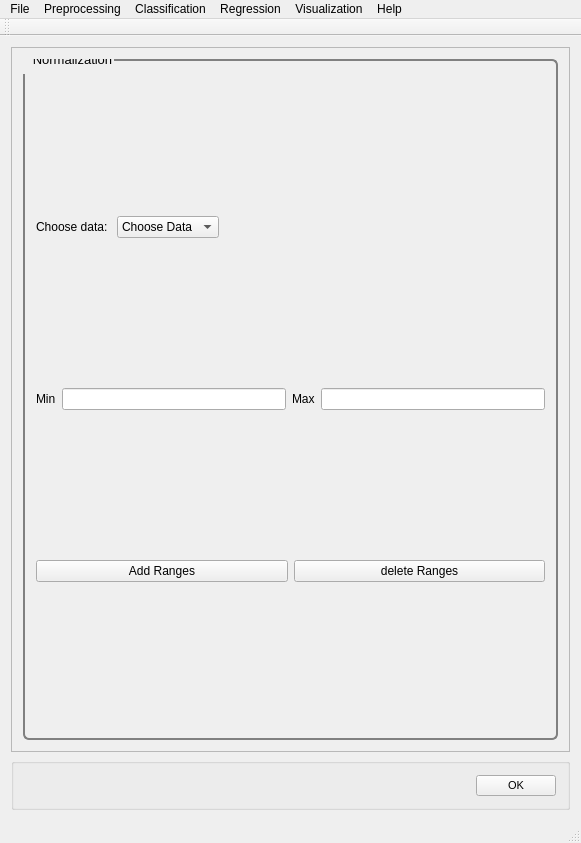
<?xml version="1.0" encoding="UTF-8"?>
<ui version="4.0">
 <class>MainWindow</class>
 <widget class="QMainWindow" name="MainWindow">
  <property name="geometry">
   <rect>
    <x>0</x>
    <y>0</y>
    <width>581</width>
    <height>843</height>
   </rect>
  </property>
  <property name="windowTitle">
   <string>PYSAT</string>
  </property>
  <widget class="QWidget" name="centralWidget">
   <layout class="QVBoxLayout" name="verticalLayout_9">
    <item>
     <widget class="QScrollArea" name="scrollArea">
      <property name="widgetResizable">
       <bool>true</bool>
      </property>
      <widget class="QWidget" name="scrollAreaWidgetContents_2">
       <property name="geometry">
        <rect>
         <x>0</x>
         <y>0</y>
         <width>561</width>
         <height>721</height>
        </rect>
       </property>
       <property name="font">
        <font>
         <pointsize>8</pointsize>
        </font>
       </property>
       <property name="styleSheet">
        <string notr="true">QGroupBox {
  border: 2px solid gray;
  border-radius: 6px;
  margin-top: 0.5em;
}

QGroupBox::title {

  padding-top: -14px;
  padding-left: 8px;
}
</string>
       </property>
       <layout class="QVBoxLayout" name="verticalLayout_8">
        <item>
         <widget class="QGroupBox" name="normalization">
          <property name="font">
           <font>
            <pointsize>10</pointsize>
           </font>
          </property>
          <property name="title">
           <string>Normalization</string>
          </property>
          <layout class="QVBoxLayout" name="verticalLayout">
           <item>
            <layout class="QHBoxLayout" name="choosedata_layout">
             <item>
              <widget class="QLabel" name="regression_choosedata_label">
               <property name="text">
                <string>Choose data: </string>
               </property>
              </widget>
             </item>
             <item>
              <widget class="QComboBox" name="regression_choosedata">
               <property name="iconSize">
                <size>
                 <width>50</width>
                 <height>20</height>
                </size>
               </property>
               <item>
                <property name="text">
                 <string>Choose Data</string>
                </property>
               </item>
               <item>
                <property name="text">
                 <string>Known Data</string>
                </property>
               </item>
              </widget>
             </item>
             <item>
              <spacer name="regression_choosedata_spacer">
               <property name="orientation">
                <enum>Qt::Horizontal</enum>
               </property>
               <property name="sizeHint" stdset="0">
                <size>
                 <width>40</width>
                 <height>20</height>
                </size>
               </property>
              </spacer>
             </item>
            </layout>
           </item>
           <item>
            <layout class="QVBoxLayout" name="all_ranges_layout">
             <item>
              <layout class="QHBoxLayout" name="ranges_layout">
               <item>
                <widget class="QLabel" name="min_label">
                 <property name="text">
                  <string>Min</string>
                 </property>
                </widget>
               </item>
               <item>
                <widget class="QLineEdit" name="min_lineEdit"/>
               </item>
               <item>
                <widget class="QLabel" name="max_label">
                 <property name="text">
                  <string>Max</string>
                 </property>
                </widget>
               </item>
               <item>
                <widget class="QLineEdit" name="max_lineEdit"/>
               </item>
              </layout>
             </item>
            </layout>
           </item>
           <item>
            <layout class="QHBoxLayout" name="min_max_horizontalLayout">
             <item>
              <widget class="QPushButton" name="add_ranges_button">
               <property name="text">
                <string>Add Ranges</string>
               </property>
              </widget>
             </item>
             <item>
              <widget class="QPushButton" name="add_ranges_button_2">
               <property name="text">
                <string>delete Ranges</string>
               </property>
              </widget>
             </item>
            </layout>
           </item>
          </layout>
         </widget>
        </item>
       </layout>
      </widget>
     </widget>
    </item>
    <item>
     <widget class="QGroupBox" name="OK">
      <layout class="QHBoxLayout" name="ok">
       <item>
        <spacer name="horizontalSpacer_5">
         <property name="orientation">
          <enum>Qt::Horizontal</enum>
         </property>
         <property name="sizeHint" stdset="0">
          <size>
           <width>40</width>
           <height>20</height>
          </size>
         </property>
        </spacer>
       </item>
       <item>
        <widget class="QPushButton" name="okButton">
         <property name="font">
          <font>
           <pointsize>8</pointsize>
          </font>
         </property>
         <property name="mouseTracking">
          <bool>false</bool>
         </property>
         <property name="text">
          <string>OK</string>
         </property>
        </widget>
       </item>
      </layout>
     </widget>
    </item>
   </layout>
  </widget>
  <widget class="QToolBar" name="mainToolBar">
   <attribute name="toolBarArea">
    <enum>TopToolBarArea</enum>
   </attribute>
   <attribute name="toolBarBreak">
    <bool>false</bool>
   </attribute>
  </widget>
  <widget class="QStatusBar" name="statusBar"/>
  <widget class="QMenuBar" name="menuBar">
   <property name="geometry">
    <rect>
     <x>0</x>
     <y>0</y>
     <width>581</width>
     <height>21</height>
    </rect>
   </property>
   <widget class="QMenu" name="menuFile">
    <property name="title">
     <string>File</string>
    </property>
    <addaction name="actionLoad_Refence_Data"/>
    <addaction name="actionLoad_Unknown_Data"/>
    <addaction name="actionSet_output_location"/>
    <addaction name="separator"/>
    <addaction name="actionSave_Current_Plots"/>
    <addaction name="actionSave_Current_Data"/>
    <addaction name="separator"/>
    <addaction name="actionCreate_New_Workflow"/>
    <addaction name="actionSave_Current_Workflow"/>
    <addaction name="separator"/>
    <addaction name="actionExit"/>
   </widget>
   <widget class="QMenu" name="menuPreprocessing">
    <property name="title">
     <string>Preprocessing</string>
    </property>
    <widget class="QMenu" name="menuBaseline_Removal">
     <property name="title">
      <string>Baseline Removal</string>
     </property>
     <addaction name="actionALS"/>
     <addaction name="actionDietrich"/>
     <addaction name="actionPolyFit"/>
     <addaction name="actionAirPLS"/>
     <addaction name="actionFABC"/>
     <addaction name="actionKK"/>
     <addaction name="actionMario"/>
     <addaction name="actionMedian"/>
     <addaction name="actionRubberband"/>
     <addaction name="actionUndecimated_Wavelet"/>
    </widget>
    <widget class="QMenu" name="menuCalibration_Transfer">
     <property name="title">
      <string>Calibration Transfer</string>
     </property>
     <addaction name="actionRatio"/>
     <addaction name="actionTommy_s_Methgod"/>
     <addaction name="actionPiecewise_Direct_Standardization"/>
     <addaction name="actionOthers_3"/>
    </widget>
    <addaction name="actionNormalization"/>
    <addaction name="actionNoise_Reduction"/>
    <addaction name="actionApply_Mask"/>
    <addaction name="actionInterpolate"/>
    <addaction name="actionInstrument_Response"/>
    <addaction name="menuBaseline_Removal"/>
    <addaction name="menuCalibration_Transfer"/>
    <addaction name="actionICA_2"/>
    <addaction name="actionPCA_2"/>
   </widget>
   <widget class="QMenu" name="menuRegression">
    <property name="title">
     <string>Regression</string>
    </property>
    <addaction name="actionCross_Validation"/>
    <addaction name="actionTrain"/>
    <addaction name="actionPredict"/>
    <addaction name="actionCreate_N_Folds"/>
    <addaction name="actionCreate_Test_Folds"/>
    <addaction name="actionSubmodel_Ranges"/>
   </widget>
   <widget class="QMenu" name="menuHelp">
    <property name="title">
     <string>Help</string>
    </property>
    <addaction name="actionIndex"/>
    <addaction name="actionContent_2"/>
    <addaction name="separator"/>
    <addaction name="actionAbout"/>
    <addaction name="actionAbout_QtCreator"/>
   </widget>
   <widget class="QMenu" name="menuClassification">
    <property name="title">
     <string>Classification</string>
    </property>
    <widget class="QMenu" name="menuSupervised">
     <property name="title">
      <string>Supervised</string>
     </property>
     <addaction name="actionPLS_DA"/>
     <addaction name="actionSIMCA"/>
    </widget>
    <widget class="QMenu" name="menuClustering">
     <property name="title">
      <string>Clustering</string>
     </property>
     <addaction name="actionK_means"/>
     <addaction name="actionHierarchical_2"/>
    </widget>
    <addaction name="menuSupervised"/>
    <addaction name="menuClustering"/>
   </widget>
   <widget class="QMenu" name="menuVisualization">
    <property name="title">
     <string>Visualization</string>
    </property>
    <addaction name="actionLine_Plot"/>
    <addaction name="action1_to_1_Plot"/>
    <addaction name="actionScatter_Plot"/>
   </widget>
   <addaction name="menuFile"/>
   <addaction name="menuPreprocessing"/>
   <addaction name="menuClassification"/>
   <addaction name="menuRegression"/>
   <addaction name="menuVisualization"/>
   <addaction name="menuHelp"/>
  </widget>
  <action name="actionLoad_Refence_Data">
   <property name="text">
    <string>Load Refence Data</string>
   </property>
  </action>
  <action name="actionLoad_Unknown_Data">
   <property name="text">
    <string>Load Unknown Data</string>
   </property>
  </action>
  <action name="actionSave_Current_Workflow">
   <property name="text">
    <string>Save Current Workflow</string>
   </property>
  </action>
  <action name="actionSave_Current_Plots">
   <property name="text">
    <string>Save Current Plots</string>
   </property>
  </action>
  <action name="actionSave_Current_Data">
   <property name="text">
    <string>Save Current Data</string>
   </property>
  </action>
  <action name="actionCreate_New_Workflow">
   <property name="text">
    <string>Create New Workflow</string>
   </property>
  </action>
  <action name="actionNoise_Reduction">
   <property name="text">
    <string>Noise Reduction</string>
   </property>
  </action>
  <action name="actionApply_Mask">
   <property name="text">
    <string>Apply Mask</string>
   </property>
  </action>
  <action name="actionInterpolate">
   <property name="text">
    <string>Interpolate (unknown to known)</string>
   </property>
  </action>
  <action name="actionInstrument_Response">
   <property name="text">
    <string>Instrument Response</string>
   </property>
  </action>
  <action name="actionALS">
   <property name="text">
    <string>ALS</string>
   </property>
  </action>
  <action name="actionDietrich">
   <property name="text">
    <string>Dietrich</string>
   </property>
  </action>
  <action name="actionPolyFit">
   <property name="text">
    <string>PolyFit</string>
   </property>
  </action>
  <action name="actionAirPLS">
   <property name="text">
    <string>AirPLS</string>
   </property>
  </action>
  <action name="actionFABC">
   <property name="text">
    <string>FABC</string>
   </property>
  </action>
  <action name="actionKK">
   <property name="text">
    <string>KK</string>
   </property>
  </action>
  <action name="actionMario">
   <property name="text">
    <string>Mario</string>
   </property>
  </action>
  <action name="actionMedian">
   <property name="text">
    <string>Median</string>
   </property>
  </action>
  <action name="actionRubberband">
   <property name="text">
    <string>Rubberband</string>
   </property>
  </action>
  <action name="actionUndecimated_Wavelet">
   <property name="text">
    <string>Undecimated Wavelet</string>
   </property>
  </action>
  <action name="actionRatio">
   <property name="text">
    <string>Ratio</string>
   </property>
  </action>
  <action name="actionTommy_s_Methgod">
   <property name="text">
    <string>Tommy's Method</string>
   </property>
  </action>
  <action name="actionPiecewise_Direct_Standardization">
   <property name="text">
    <string>Piecewise Direct Standardization</string>
   </property>
  </action>
  <action name="actionPCA">
   <property name="text">
    <string>PCA</string>
   </property>
  </action>
  <action name="actionICA">
   <property name="text">
    <string>ICA</string>
   </property>
  </action>
  <action name="actionK_Means">
   <property name="text">
    <string>K-Means</string>
   </property>
  </action>
  <action name="actionHierarchical">
   <property name="text">
    <string>Hierarchical</string>
   </property>
  </action>
  <action name="actionOthers">
   <property name="text">
    <string>Others...</string>
   </property>
  </action>
  <action name="actionOthers_2">
   <property name="text">
    <string>Others...</string>
   </property>
  </action>
  <action name="actionOthers_3">
   <property name="text">
    <string>Others...</string>
   </property>
  </action>
  <action name="actionPLS">
   <property name="text">
    <string>PLS</string>
   </property>
  </action>
  <action name="actionSM_PLS">
   <property name="text">
    <string>SM-PLS</string>
   </property>
  </action>
  <action name="actionICA_Regression">
   <property name="text">
    <string>ICA Regression</string>
   </property>
  </action>
  <action name="actionGaussian_Process">
   <property name="text">
    <string>Gaussian Process</string>
   </property>
  </action>
  <action name="actionMLP">
   <property name="text">
    <string>MLP</string>
   </property>
  </action>
  <action name="actionSVM">
   <property name="text">
    <string>SVM</string>
   </property>
  </action>
  <action name="actionOthers_4">
   <property name="text">
    <string>Others...</string>
   </property>
  </action>
  <action name="actionOthers_5">
   <property name="text">
    <string>Others...</string>
   </property>
  </action>
  <action name="actionIndex">
   <property name="text">
    <string>Index</string>
   </property>
  </action>
  <action name="actionContent_2">
   <property name="text">
    <string>Content</string>
   </property>
  </action>
  <action name="actionAbout">
   <property name="text">
    <string>About...</string>
   </property>
  </action>
  <action name="actionAbout_QtCreator">
   <property name="text">
    <string>About Qt...</string>
   </property>
  </action>
  <action name="actionExit">
   <property name="text">
    <string>Exit</string>
   </property>
  </action>
  <action name="actionNormalization">
   <property name="text">
    <string>Normalization</string>
   </property>
  </action>
  <action name="actionICA_2">
   <property name="text">
    <string>ICA</string>
   </property>
  </action>
  <action name="actionPCA_2">
   <property name="text">
    <string>PCA</string>
   </property>
  </action>
  <action name="actionPLS_DA">
   <property name="text">
    <string>PLS-DA</string>
   </property>
  </action>
  <action name="actionSIMCA">
   <property name="text">
    <string>SIMCA</string>
   </property>
  </action>
  <action name="actionK_means">
   <property name="text">
    <string>K-means</string>
   </property>
  </action>
  <action name="actionHierarchical_2">
   <property name="text">
    <string>Hierarchical</string>
   </property>
  </action>
  <action name="actionCross_Validation">
   <property name="text">
    <string>Cross Validation</string>
   </property>
  </action>
  <action name="actionTrain">
   <property name="text">
    <string>Train</string>
   </property>
  </action>
  <action name="actionPredict">
   <property name="text">
    <string>Predict</string>
   </property>
  </action>
  <action name="actionLine_Plot">
   <property name="text">
    <string>Line Plot</string>
   </property>
  </action>
  <action name="action1_to_1_Plot">
   <property name="text">
    <string>1 to 1 Plot</string>
   </property>
  </action>
  <action name="actionScatter_Plot">
   <property name="text">
    <string>Scatter Plot</string>
   </property>
  </action>
  <action name="actionSet_output_location">
   <property name="text">
    <string>Output Location</string>
   </property>
  </action>
  <action name="actionCreate_N_Folds">
   <property name="text">
    <string>Create N Folds</string>
   </property>
  </action>
  <action name="actionCreate_Test_Folds">
   <property name="text">
    <string>Create Test Folds</string>
   </property>
  </action>
  <action name="actionSubmodel_Ranges">
   <property name="text">
    <string>Submodel Ranges</string>
   </property>
  </action>
 </widget>
 <layoutdefault spacing="6" margin="11"/>
 <resources/>
 <connections/>
</ui>
